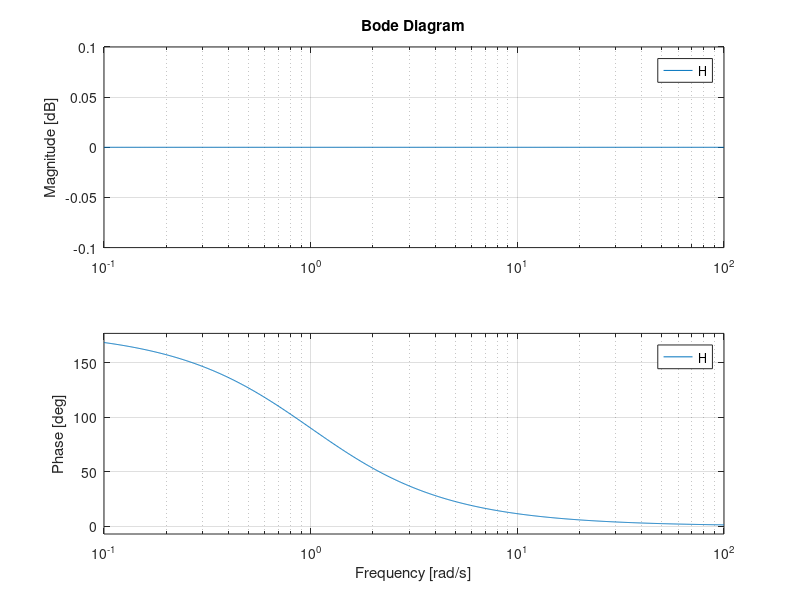

This figure's MATLAB source:
%% H(s)=s
H = tf([1,0],1);
w = logspace(-2,2,1000)';
bode(H,w);grid on

%% H(s)=1/s
H = tf(1,[1,0]);
w = logspace(-2,2,1000)';
bode(H,w);grid on

%%
H = tf(1,[1,1]);
w = logspace(-2,2,1000)';
bode(H,w);grid on

%%
H = tf([1,1],[1,100]);
w = logspace(-1,4,1000)';
bode(H,w);grid on

%%
H = tf(1,[1 2 1])
w = logspace(-1,4,1000)';
bode(H,w);grid on

%%
H = zpk([],[-1,-1,0],1)
w = logspace(-1,2,1000)';
bode(H,w);grid on

%% 
H = zpk([],[-.5-3j,-.5+3j,0],1)
w = logspace(-1,2,1000)';
bode(H,w);grid on

%% 
H = tf([1,-1],[1,1])
w = logspace(-1,2,1000)';
bode(H,w);grid on